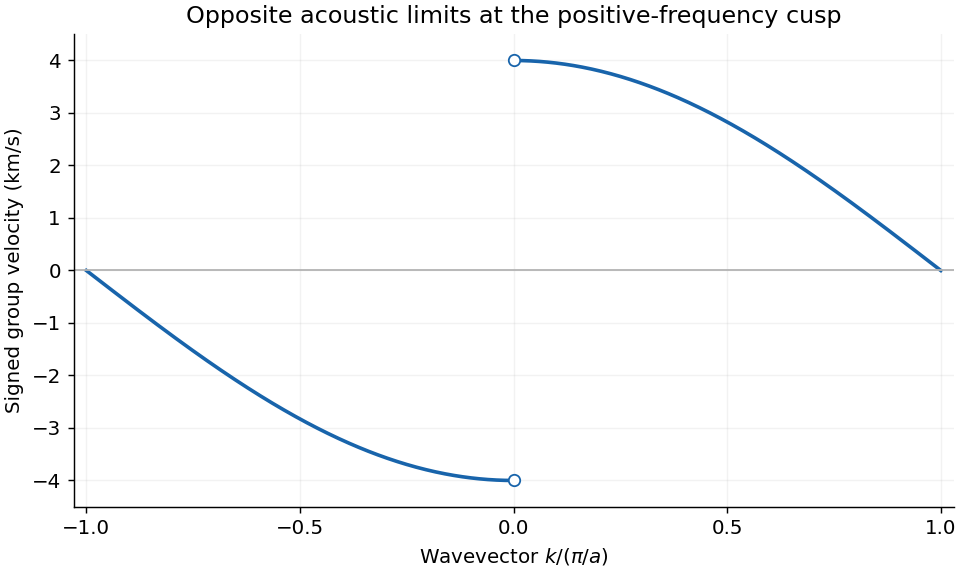

Write Python code to recreate this figure.
"""Original exam-solution figure; Python 3.14, numpy and matplotlib."""
from pathlib import Path
import numpy as np
import matplotlib
matplotlib.use('Agg')
import matplotlib.pyplot as plt
plt.rcParams.update({'font.size':11,'axes.spines.top':False,'axes.spines.right':False})

fig,ax=plt.subplots(figsize=(7.4,4.4),constrained_layout=True,facecolor='white')
for side in [-1,1]:
 q=np.linspace(side*1e-6,side,401);ax.plot(q,side*4*np.cos(np.pi*q/2),lw=2,color='#1864ab')
ax.scatter([0,0],[-4,4],s=40,facecolors='white',edgecolors='#1864ab',zorder=3)
ax.axhline(0,color='.7',lw=1);ax.set(xlabel=r'Wavevector $k/(\pi/a)$',ylabel='Signed group velocity (km/s)',title='Opposite acoustic limits at the positive-frequency cusp',xlim=(-1.03,1.03),ylim=(-4.5,4.5));ax.set_xticks([-1,-.5,0,.5,1]);ax.grid(alpha=.16)

fig.savefig(Path.cwd()/Path(__file__).with_suffix('.png').name,dpi=130,facecolor='white',transparent=False)
plt.close(fig)
